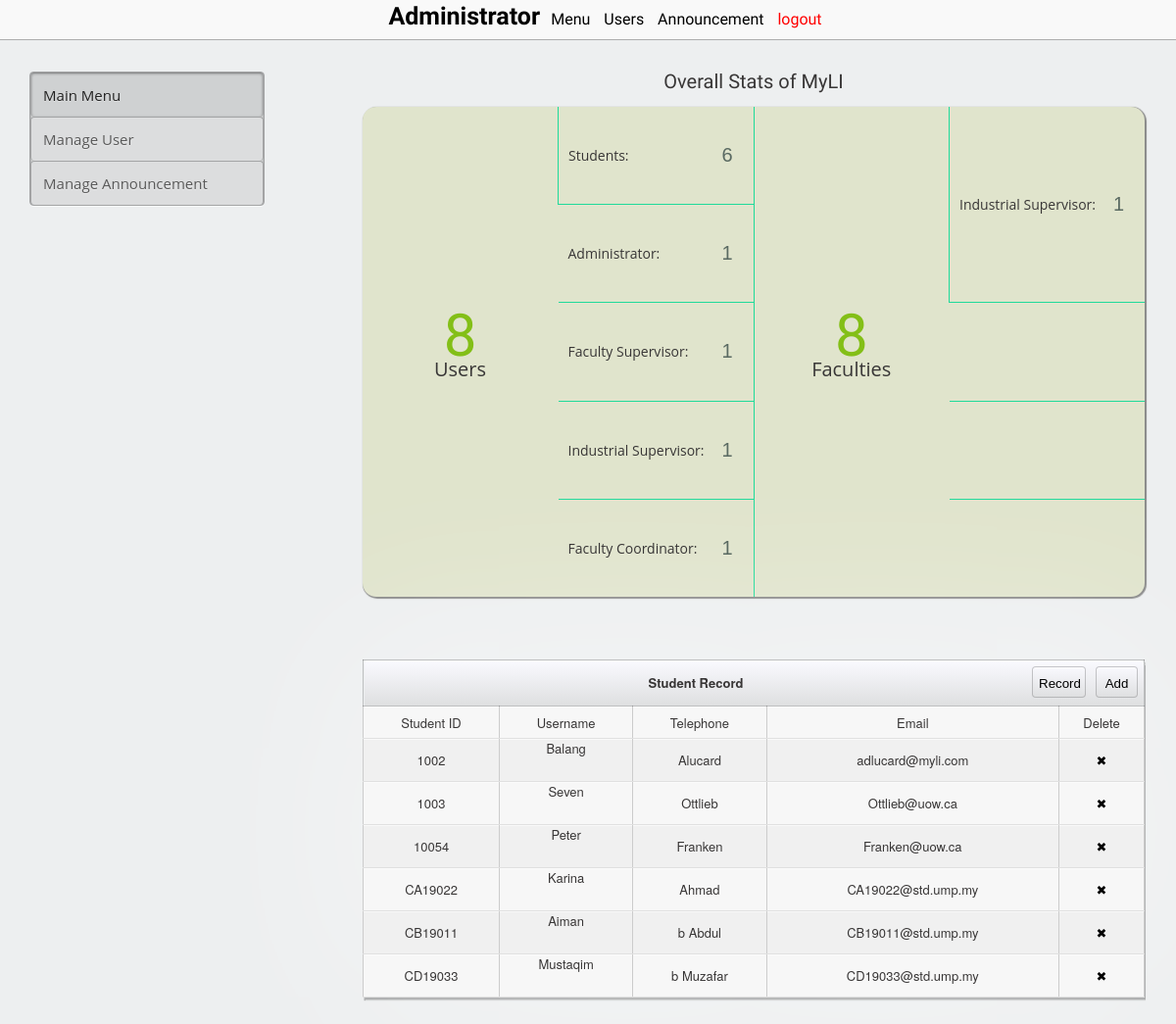
Page /admin/admin.php (signed in) on the committed database.
### tables this page shows
CREATE TABLE `student_details` (
  `STUDENT_ID` varchar(14) NOT NULL DEFAULT '',
  `FIRST_NAME` char(50) DEFAULT NULL,
  `MIDDLE_NAME` char(50) DEFAULT NULL,
  `LAST_NAME` char(50) DEFAULT NULL,
  `EMAIL` varchar(255) DEFAULT NULL,
  `TELEPHONE` varchar(11) DEFAULT NULL,
  `STATUS` varchar(20) DEFAULT NULL,
  `SEM_REG` varchar(50) DEFAULT NULL,
  `COURSE` varchar(50) DEFAULT NULL,
  `STATUS_FSV` varchar(20) DEFAULT NULL
);

### admin/admin.php (the view, shortened to what this page needs)
<?php
echo"
<!DOCTYPE html>
<html lang='en'>
<head>
    <link rel='stylesheet' href='../style_admin.css'>
    <link rel='stylesheet' href='../table.css'>
</head>
<body>
  <nav id='nav'>
    <ul>
        <div id='logo'>
            <b>Administrator</b>
        </div>
        <li><a href='admin.php'>Menu</a></li>
        <li><a href='show_user.php'>Users</a></li>
        <li><a href='announcement.php'>Announcement</a></li>
        <li align='right' ><a href='../logout.php' style='color:red;'>logout</a></li>
    </ul>
</nav>
<div id='main'>
    <div id='left'>
        <div id='sidebar'>
            <div class='menu'>
                <a href='admin.php'>
                    <div class='menu menu-item' id='student_tc' style='box-shadow: inset 0px 1px 3px rgba(0,0,0,0.2), inset 0 0 3px rgba(0,0,0,0.05);
                    color: #212121;
                    margin-top: -1px;
                    padding-top: 13px;
                    background: rgba(0,0,0,0.06);'>
                    Main Menu
                </div>
                </a>
                <a href='show_user.php'>
                <div class='menu menu-item' id='student_tc'>
                    Manage User
                </div>
            </a>
            <a href='announcement.php'>
            <div class='menu menu-item' id='student_tc'>
                Manage Announcement
            </div>
        </a>
        </div>
    </div>
</div>
<div id='right'>
<div class='table_container'>
        <div class='sub-table-container' >
        <div id=head_msg>Overall Stats of MyLI</div><br>
            <table class='tg' class='tc' style='undefined;table-layout: fixed; width: 100%; height:500px'>
                <colgroup>
                <col style='width: 25%'>
                <col style='width: 25%'>
                <col style='width: 25%'>
                <col style='width: 25%'>
            </colgroup>
            <tr>";
                require "../connection.php";
                $str="select count(*) from user;";
                mysqli_query($con, $str);
                $result=mysqli_query($con, $str);
                $row=mysqli_fetch_array($result);
                echo "<th class='tg-031e' rowspan='5'><div class='num'>$row[0]</div><br><div class='stats_head'>Users</div></th>";
                require "../connection.php";
                $str="select count(*) from student_details;";
                mysqli_query($con, $str);
                $result=mysqli_query($con, $str);
                $row=mysqli_fetch_array($result);
                echo "<td class='tg-031e'><div class='stats_sub'>Students:<div class='num_sub'>$row[0]</div></div></td>";
                require "../connection.php";
                $str="select count(*) from faculty_detail;";
                mysqli_query($con, $str);
                $result=mysqli_query($con, $str);
                $row=mysqli_fetch_array($result);
                echo "<th class='tg-031e' rowspan='5'><div class='num'>$row[0]</div><br><div class='stats_head'>Faculties</div></th>";
                require "../connection.php";
                $str="select count(*) from user where role='ISupervisor';";
                mysqli_query($con, $str);
                $result=mysqli_query($con, $str);
                $row=mysqli_fetch_array($result);
                echo "<td class='tg-031e' rowspan='2'><div class='stats_sub'>Industrial Supervisor:<div class='num_sub'>$row[0]</div></div></td>
            </tr>
            <tr>";
                require "../connection.php";
                $str="select count(*) from user where role='admin';";
                mysqli_query($con, $str);
                $result=mysqli_query($con, $str);
                $row=mysqli_fetch_array($result);
                echo "<td class='tg-031e'><div class='stats_sub'>Administrator:<div class='num_sub'>$row[0]</div></div></td>";
                echo "
            </tr>
            <tr>";
            require "../connection.php";
            $str="select count(*) from user where role='FSupervisor';";
            mysqli_query($con, $str);
            $result=mysqli_query($con, $str);
            $row=mysqli_fetch_array($result);
            echo "<td class='tg-031e'><div class='stats_sub'>Faculty Supervisor:<div class='num_sub'>$row[0]</div></div></td>";
            echo "
            </tr>
            <tr>";
            require "../connection.php";
            $str="select count(*) from user where role='ISupervisor';";
            mysqli_query($con, $str);
            $result=mysqli_query($con, $str);
            $row=mysqli_fetch_array($result);
            echo "<td class='tg-031e'><div class='stats_sub'>Industrial Supervisor:<div class='num_sub'>$row[0]</div></div></td>";
            echo "
            </tr>
            <tr>";
            require "../connection.php";
            $str="select count(*) from user where role='coordinator';";
            mysqli_query($con, $str);
            $result=mysqli_query($con, $str);
            $row=mysqli_fetch_array($result);
            echo "<td class='tg-031e'><div class='stats_sub'>Faculty Coordinator:<div class='num_sub'>$row[0]</div></div></td>";
            echo "
            </tr>
        </table>
    </div>
</div>
<div class='table_container'>
        <div class='sub-table-container' >
            <table class='tc' >
                <thead>
                    <tr>
                        <th class='tpl-bar-breadcrumbs' colspan='9'>Student Record
                            <a href='user_add.php' title='Add a Student to record'><button class='edit-button' style='visibility:visible;width: 43px;height: 32px;line-height: 32px;margin: 5px;'>Add</button></a> <a href='print/printshow_student.php' title='Print Student record'><button class='edit-button' style='visibility:visible;width: 55px;height: 32px;line-height: 32px;margin: 5px;'>Record</button></a></th>
                        </tr>
                    </thead>
                    <tbody>
                        <tr class='row'>
                            <td class='item'>Student ID</td>
                            <td class='item'>Username</td>
                            <td class='item'>Telephone</td>
                            <td class='item'>Email</td>
                            <td class='item'>Delete</td>
                        </tr>";
                        require "../connection.php";
                        $str="select * from student_details;";
                        $result=mysqli_query($con, $str);
                        $x=1;
                        while($row=mysqli_fetch_array($result)) {
                            if($x==1) {
                                $x=0;
                                echo "<tr   class='row'>
                                <td class='item alter'>$row[0]</td>
                                <td class='item alter'>$row[1]<a href='user_edit.php?id=$row[0]'><button class='edit-button' >Edit</button></a></td>
                                <td class='item alter'>$row[3]</td>
                                <td class='item alter'>$row[4]</td>
                                <td class='item alter'><a href='delete_record.php?file=show_user.php&table=user&pkey_name=id&key=$row[0]' title='Delete this student from record'>✖</a></td>
                            </tr>";
                        }
                        else {
                            $x=1;
                            echo "<tr   class='row'>
                            <td class='item'>$row[0]</td>
                            <td class='item'>$row[1]<a href='user_edit.php?id=$row[0]'><button class='edit-button' >Edit</button></a></td>
                            <td class='item'>$row[3]</td>
                            <td class='item'>$row[4]</td>
                            <td class='item'><a href='delete_record.php?file=show_user.php&table=user&pkey_name=id&key=$row[0]' title='Delete this student from record'>✖</a></td>
                        </tr>";
                    }
                }
                echo "
            </tbody>
        </table>
    </div>
</div>
</body>
</html>";
?>

### style_admin.css (style rules this page uses)
body, html { margin: 0px auto; width: 100%; }
#nav { position: fixed; height: 40px; width: 100%; font-family: "open sans light", "Helvetica Neue", Helvetica, arial, sans-serif; background: #F9F9F9; border-bottom: 1px solid #ADADAD; text-align: center; }
li { display: inline-block; padding-left: 5px; padding-right: 5px; padding-top: 10px; padding-bottom: 10px; }
a { color: black; text-decoration: none; }
#nav li { text-decoration: none; color: #000000; }
#nav ul { margin-top: 0px; }
#logo { display: inline; font-size: 25px; text-align: left; }
#main { padding-top: 43px; width: '100%'; margin: 0 auto; }
#left { float: left; width: 25%; }
#right { float: right; width: 75%; }
#nav { z-index:50; }
#main { z-index: 5; }

### admin/admin.php (style rules this page uses)
body { font-family: 'open sans', 'Helvetica Neue', Helvetica, arial, sans-serif; background: #EDEFF0; }
.table_container table { width: 100%; }
td a { display:block; text-decoration:none; }
.tg { box-shadow: 1px 1px 1px 1px #888888; border-radius: 14px; font-family: 'open sans', 'Helvetica Neue', Helvetica, arial, sans-serif; border-collapse:collapse; border-width: 2px; background-color: #E0E4CC; }
.tg td + th, .tg th + td { border-left: 1px solid #1FDA9A; }
.tg tr + tr { border-top: 1px solid #1FDA9A; }
.tg td { font-size:14px; padding:10px 5px; padding-left: 10px; overflow:hidden; word-break:normal; }
.tg th { font-size:14px; font-weight:normal; padding:10px 5px; overflow:hidden; word-break:normal; }
.num { font-family: 'Open Sans Light',Arial, sans-serif; font-size: 60px; color: #83BF17; }
.stats_head { font-size:20px; }
.num_sub { float:right; padding-left: 10px; padding-right: 16px; color: #5A6A62; font-family: 'Open Sans Bold',Arial, sans-serif; font-size: 20px; }
#head_msg { text-align: center; font-size:20px; font-family:'open sans light', 'Helvetica Neue', Helvetica, arial, sans-serif; }

### rows in the picture
student_details: STUDENT_ID "1002", FIRST_NAME "Balang", LAST_NAME "Alucard", EMAIL "adlucard@myli.com"
student_details: STUDENT_ID "1003", FIRST_NAME "Seven", LAST_NAME "Ottlieb", EMAIL "Ottlieb@uow.ca"
student_details: STUDENT_ID "10054", FIRST_NAME "Peter", LAST_NAME "Franken", EMAIL "Franken@uow.ca"
student_details: STUDENT_ID "CA19022", FIRST_NAME "Karina", LAST_NAME "Ahmad", EMAIL "CA19022@std.ump.my"
student_details: STUDENT_ID "CB19011", FIRST_NAME "Aiman", LAST_NAME "b Abdul", EMAIL "CB19011@std.ump.my"
student_details: STUDENT_ID "CD19033", FIRST_NAME "Mustaqim", LAST_NAME "b Muzafar", EMAIL "CD19033@std.ump.my"

### other values in the picture
$row[0] "8"
$row[0] "6"
$row[0] "1"
